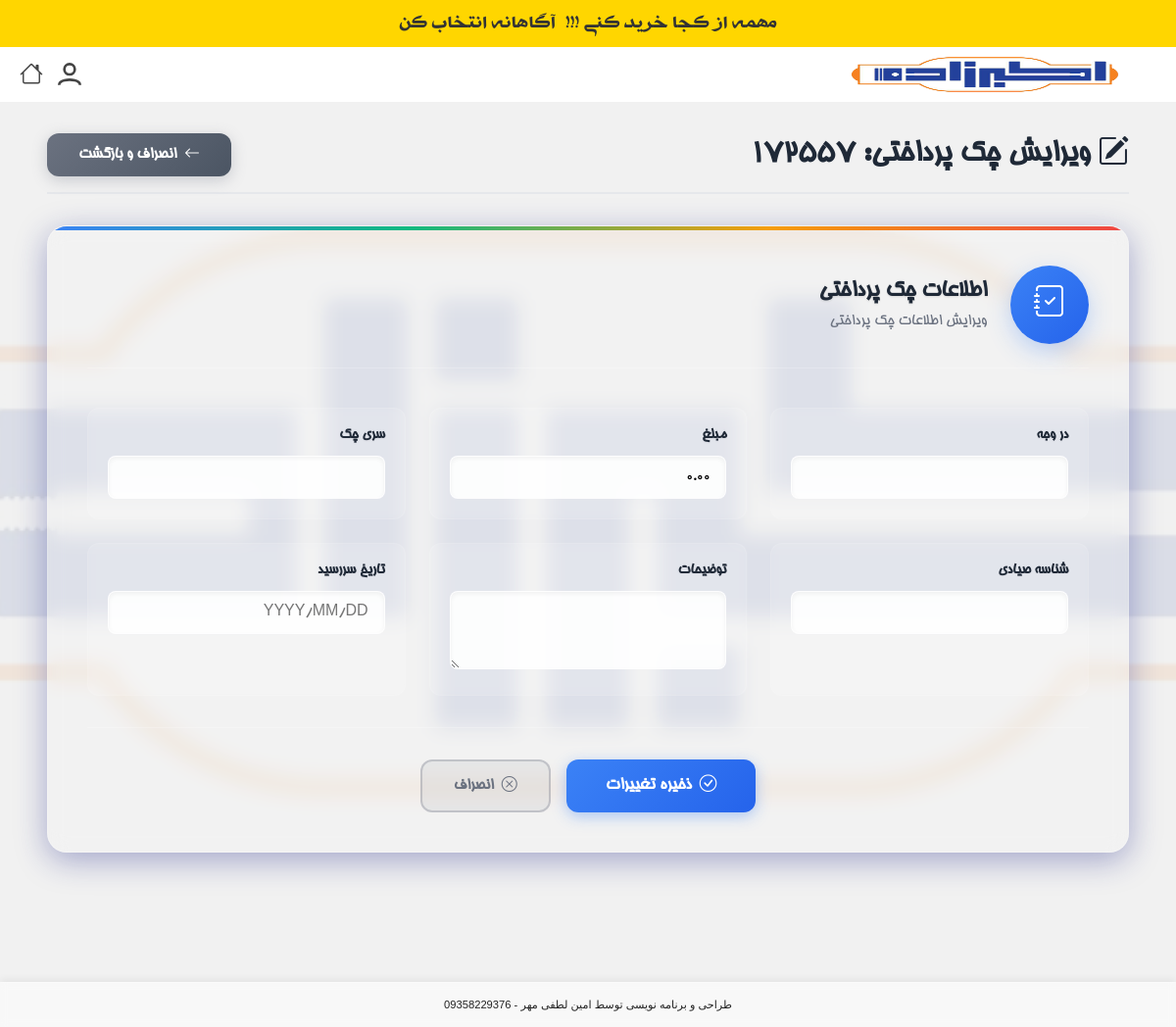
The page /accounting/issued-checks/7/edit/ (signed in) on the database as committed earlier.
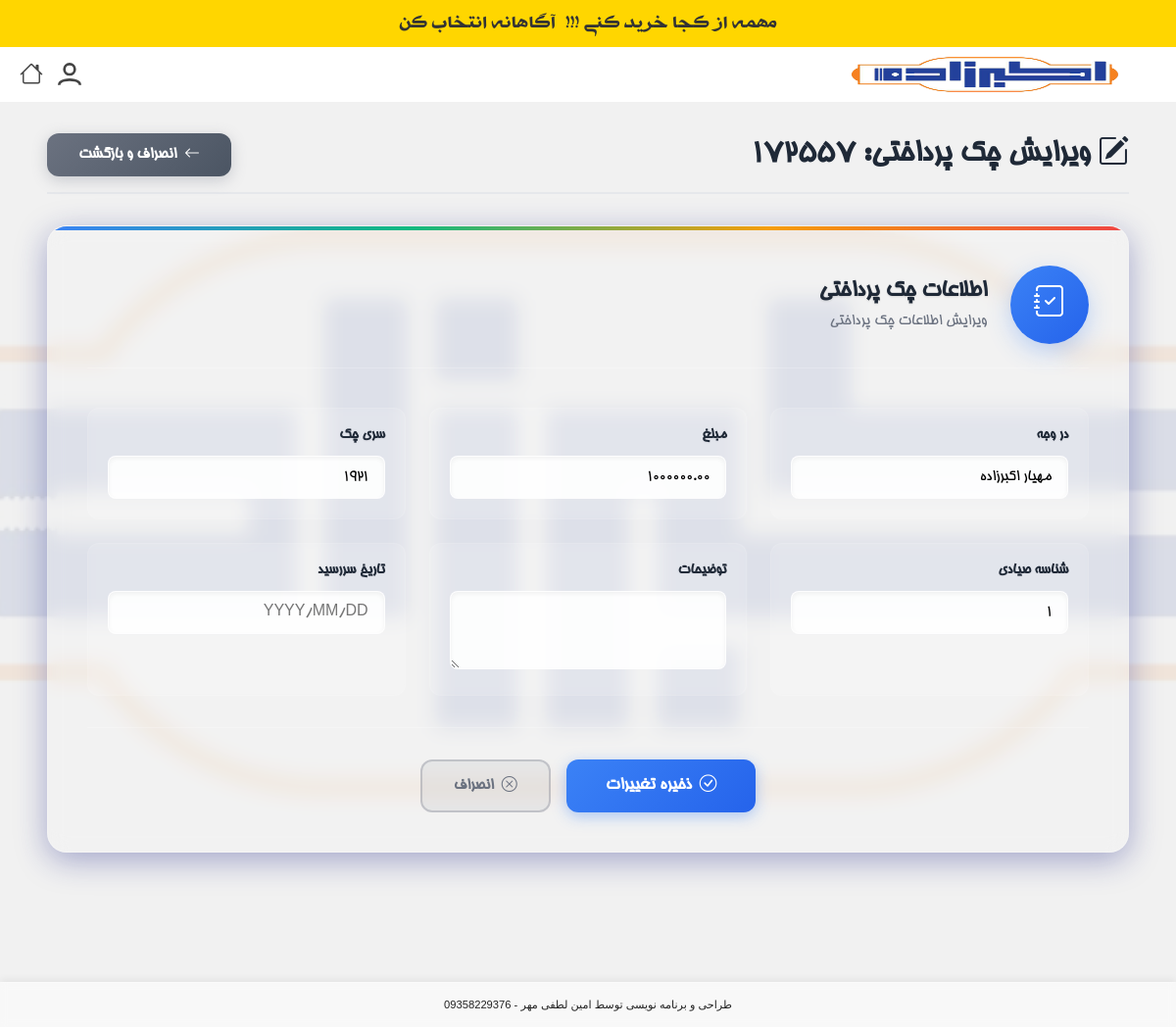
The same page on the database as committed later.
### products/models.py (models this page shows, shortened)
class Check(models.Model):
    STATUS_CHOICES = [
        ('UNUSED', 'استفاده نشده'),
        ('ISSUED', 'صادر شده'),
        ('RECEIVED', 'دریافت شده'),
        ('DEPOSITED', 'واگذار شده'),
        ('CLEARED', 'وصول شده'),
        ('BOUNCED', 'برگشت خورده'),
        ('VOID', 'باطل شده'),
    ]
    checkbook = models.ForeignKey(CheckBook, null=True, blank=True, on_delete=models.PROTECT, verbose_name="دسته چک (برای چک‌های پرداختی)")
    number = models.CharField(max_length=50, verbose_name="شماره/سریال چک")
    series = models.CharField(max_length=50, blank=True, null=True, verbose_name="سری چک")
    amount = models.DecimalField(max_digits=18, decimal_places=2, verbose_name="مبلغ")
    date = jmodels.jDateField(verbose_name="تاریخ سررسید")
    status = models.CharField(max_length=20, choices=STATUS_CHOICES, default='UNUSED', verbose_name="وضعیت")
    payee = models.CharField(max_length=200, verbose_name="در وجه")
    description = models.TextField(blank=True, verbose_name="توضیحات")
    bank_name = models.CharField(max_length=100, blank=True, null=True, verbose_name="نام بانک")
    bank_branch = models.CharField(max_length=100, blank=True, null=True, verbose_name="شعبه بانک")
    account_number = models.CharField(max_length=50, blank=True, null=True, verbose_name="شماره حساب")
    owner_name = models.CharField(max_length=200, blank=True, null=True, verbose_name="نام صاحب حساب")
    owner_national_id = models.CharField(max_length=10, blank=True, null=True, verbose_name="کدملی صاحب حساب")
    sayadi_id = models.CharField(max_length=16, blank=True, null=True, verbose_name="شناسه صیادی")
    endorsement = models.CharField(max_length=255, blank=True, null=True, verbose_name="پشت نمره")
    created_at = models.DateTimeField(auto_now_add=True, verbose_name="تاریخ ایجاد")
    created_by = models.ForeignKey(User, on_delete=models.PROTECT, verbose_name="ایجاد کننده")
    financial_operation = models.ForeignKey(
        'FinancialOperation',
        on_delete=models.SET_NULL,
        null=True,
        blank=True,
        related_name='issued_checks',
        verbose_name="عملیات مالی صدور"
    )
    class Meta:
        verbose_name = "چک"
        verbose_name_plural = "چک‌ها"
        constraints = [
            models.UniqueConstraint(fields=['checkbook', 'number'], name='unique_issued_check', condition=Q(checkbook__isnull=False))
        ]
        ordering = ['-date', '-created_at']

### products/views.py (the view)
# urls.py: path('accounting/issued-checks/<int:check_id>/edit/', views.issued_check_edit_view, name='issued_check_edit'),
@login_required
@group_required('حسابداری')
@transaction.atomic
def issued_check_edit_view(request, check_id):
    check = get_object_or_404(Check, id=check_id)
    if not check.checkbook:
        messages.error(request, 'این چک پرداختی نیست یا به دسته چک تعلق ندارد.')
        return redirect('products:accounting_panel')
    if request.method == 'POST':
        form = IssuedCheckEditForm(request.POST, instance=check)
        if form.is_valid():
            form.save()
            messages.success(request, f'چک شماره {check.number} با موفقیت ویرایش شد.')
            return redirect('products:checkbook_detail', checkbook_id=check.checkbook.id)
    else:
        form = IssuedCheckEditForm(instance=check)
    return render(request, 'products/issued_check_edit.html', {
        'form': form,
        'check': check,
    })

### products/context_processors.py (called while the page is built)
def recent_orders_processor(request):
    recent_orders_count = 0
    if request.user.is_authenticated:
        recent_orders_count = Order.objects.filter(customer__created_by=request.user).order_by('-created_at')[:5].count()
    return {'recent_orders_count': recent_orders_count}

def notifications_processor(request):
    if request.user.is_authenticated and request.user.groups.filter(name='مدیر').exists():
        unread_notifications = Notification.objects.filter(target_user=request.user, read=False).order_by('-created_at')
        return {'unread_notifications': unread_notifications}
    return {'unread_notifications': []}

### products/views.py (called while the page is built)
def group_required(group_name):
    def decorator(view_func):
        @wraps(view_func)
        def _wrapped_view(request, *args, **kwargs):
            if request.user.groups.filter(name=group_name).exists():
                return view_func(request, *args, **kwargs)
            else:
                messages.error(request, "You do not have permission to access this page.")
                return redirect('products:login')
        return _wrapped_view
    return decorator

### products/templates/products/issued_check_edit.html (shortened to what this page needs)
{% extends "products/base.html" %}
{% load custom_filters %}
{% block content %}
<div class="cheque-edit-container">
    <div class="dashboard-header">
        <h1><i class="bi bi-pencil-square"></i> ویرایش چک پرداختی: {{ check.number }}</h1>
        <div class="header-actions">
            <a href="{% url 'products:checkbook_detail' check.checkbook.id %}" class="btn btn-secondary">
                <i class="bi bi-arrow-left"></i> انصراف و بازگشت
            </a>
        </div>
    </div>
    <div class="edit-form-card glass-card">
        <div class="form-header">
            <div class="form-icon">
                <i class="bi bi-journal-check"></i>
            </div>
            <div class="form-title">
                <h2>اطلاعات چک پرداختی</h2>
                <p>ویرایش اطلاعات چک پرداختی</p>
            </div>
        </div>
        <form method="post" class="modern-form">
            <div class="form-grid">
                {% for field in form %}
                <div class="form-field glass-field">
                    <label for="{{ field.id_for_label }}" class="field-label">
                        {{ field.label }}
                    </label>
                    <div class="field-wrapper">
                        {{ field }}
                    </div>
                </div>
                {% endfor %}
            </div>
            <div class="form-actions">
                <button type="submit" class="btn btn-primary btn-save">
                    <i class="bi bi-check-circle"></i>
                    ذخیره تغییرات
                </button>
                <a href="{% url 'products:checkbook_detail' check.checkbook.id %}" class="btn btn-outline-secondary">
                    <i class="bi bi-x-circle"></i>
                    انصراف
                </a>
            </div>
        </form>
    </div>
</div>
{% endblock %}

Rows that differ between the two databases and show on the page:
changed Check: payee (not shown) → "مهیار اکبرزاده"; amount "0.00" → "1000000.00"; series (not shown) → "1921"; sayadi_id (not shown) → "1"
